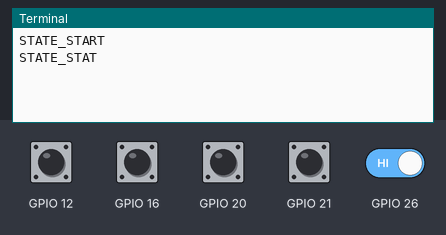
Simulated run of this program. Board: Raspberry Pi (BCM pin numbers). Shown: the last lines printed to the terminal. The inputs (shaded band) are chosen by the test bench; at power-on: GPIO 12, GPIO 16, GPIO 20, GPIO 21, GPIO 26 HIGH.

Above: at 1.2 s.
1.3 s: GPIO 12 pulled LOW for 0.15 s
At 2.6 s:
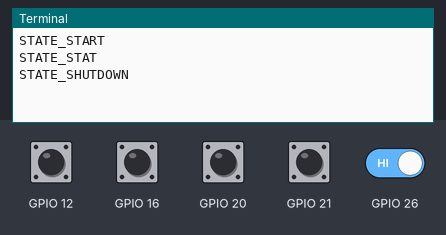
2.9 s: GPIO 16 pulled LOW for 0.15 s
At 4.0 s:
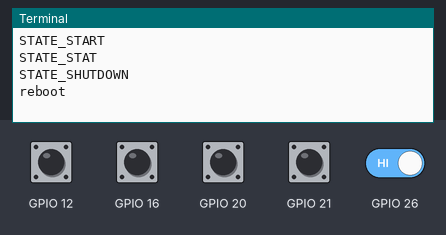
4.5 s: GPIO 20 pulled LOW for 0.15 s
At 5.4 s:
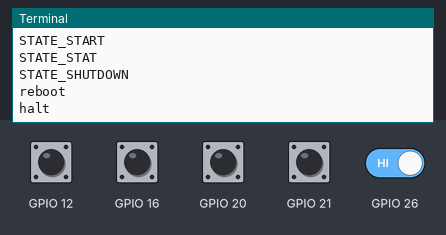
6.1 s: GPIO 21 pulled LOW for 0.15 s
At 6.7 s:
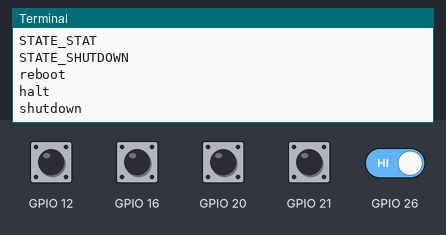
7.7 s: GPIO 12 pulled LOW for 1 s
At 8.6 s:
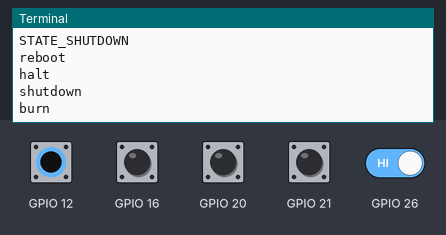
10.2 s: GPIO 16 driven LOW and GPIO 26 driven LOW
At 11.3 s:
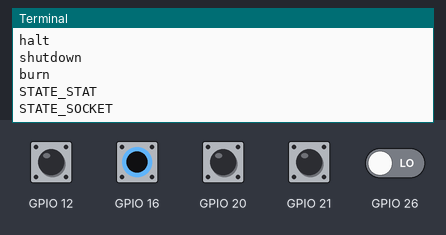

The program:

file_simple2.py
```python
#!/usr/bin/python

import RPi.GPIO as GPIO
import time

STATE_NOTPRESSED = 27
STATE_PRESSED = 28
STATE_ALLREADY = 29

STATE_START = 21
STATE_STAT = 22
STATE_IFACE = 23
STATE_RELAY = 24
STATE_SOCKET = 25
STATE_SHUTDOWN = 26

GPIO.setmode(GPIO.BCM)

class Key:
	def __init__(self, name, gpio):

		self.name = name
		self.gpio = gpio
		self.state = STATE_NOTPRESSED
		GPIO.setup(gpio, GPIO.IN, pull_up_down=GPIO.PUD_UP)

	def read_input(self):
		time.sleep(0.01)
		t = GPIO.input(self.gpio)
		if t == False:
			return '0'
		return '1'

	def tick(self):
		key = self.read_input()
		if self.state == STATE_NOTPRESSED:
			if key == '1':
				pass
			elif key == '0':
				self.state = STATE_PRESSED
		elif self.state == STATE_PRESSED:
			if key == '1':
				self.state = STATE_NOTPRESSED
			elif key == '0':
				self.state = STATE_ALLREADY
		elif self.state == STATE_ALLREADY:
			if key == '1':
				self.state = STATE_NOTPRESSED
			elif key == '0':
				pass

	def is_pressed(self):
		if self.state == STATE_PRESSED:
			return True
		return False


class Menu:
	def __init__(self, key1, key2, key3, key4, key5):

		self.key1 = key1
		self.key2 = key2
		self.key3 = key3
		self.key4 = key4
		self.key5 = key5
		self.state = STATE_START

	def print_state(self):
		if self.state == STATE_START:
			print("STATE_START");
		elif self.state == STATE_STAT:
			print("STATE_STAT");
		elif self.state == STATE_IFACE:
			print("STATE_IFACE");
		elif self.state == STATE_RELAY:
			print("STATE_RELAY");
		elif self.state == STATE_SOCKET:
			print("STATE_SOCKET");
		elif self.state == STATE_SHUTDOWN:
			print("STATE_SHUTDOWN");
		else:
			print("Warning: Unknown state!");

	def tick(self):
		self.key1.tick()
		self.key2.tick()
		self.key3.tick()
		self.key4.tick()
		self.key5.tick()
		if self.state == STATE_START:
			self.print_state()
			self.state = STATE_STAT
			self.print_state()
		elif self.state == STATE_STAT:
			if self.key1.is_pressed():
				self.state = STATE_SOCKET
				self.print_state()
			elif self.key2.is_pressed():
				self.state = STATE_RELAY
				self.print_state()
			elif self.key3.is_pressed():
				self.state = STATE_IFACE
				self.print_state()
			elif self.key4.is_pressed():
				self.state = STATE_SHUTDOWN
				self.print_state()
		elif self.state == STATE_SOCKET:
			if self.key1.is_pressed():
				print('socket1 on')
			elif self.key2.is_pressed():
				print('socket1 off')
			elif self.key3.is_pressed():
				print('socket2 on')
			elif self.key4.is_pressed():
				print('socket2 off')
			if self.key5.is_pressed():
				self.state = STATE_STAT
				self.print_state()
		elif self.state == STATE_RELAY:
			if self.key1.is_pressed():
				print('relay1 on')
			elif self.key2.is_pressed():
				print('relay1 off')
			elif self.key3.is_pressed():
				print('relay2 on')
			elif self.key4.is_pressed():
				print('relay2 off')
			if self.key5.is_pressed():
				self.state = STATE_STAT
				self.print_state()
		elif self.state == STATE_IFACE:
			if self.key1.is_pressed():
				print('eth0')
			elif self.key2.is_pressed():
				print('eth1')
			elif self.key3.is_pressed():
				print('wlan0')
			elif self.key4.is_pressed():
				print('wlan1')
			if self.key5.is_pressed():
				self.state = STATE_STAT
				self.print_state()
		elif self.state == STATE_SHUTDOWN:
			if self.key1.is_pressed():
				print('reboot')
			elif self.key2.is_pressed():
				print('halt')
			elif self.key3.is_pressed():
				print('shutdown')
			elif self.key4.is_pressed():
				print('burn')
			if self.key5.is_pressed():
				self.state = STATE_STAT
				self.print_state()


key1 = Key("key1", 16)
key2 = Key("key2", 20)
key3 = Key("key3", 21)
key4 = Key("key4", 12)
key5 = Key("key5", 26)

m = Menu(key1, key2, key3, key4, key5)

while True:
	m.tick()
```

Measured:
- after the input at 1.3 s, the terminal: prints a new line after 0.05 s (image 1)
- after the input at 2.9 s, the terminal: prints a new line after 0.06 s (image 2)
- after the input at 4.5 s, the terminal: prints a new line after 0.06 s (image 3)
- after the input at 6.1 s, the terminal: prints a new line after 0.06 s (image 4)
- after the input at 7.7 s, the terminal: prints a new line at once (image 5)
- after the input at 10.2 s, the terminal: prints a new line at once (image 6)
